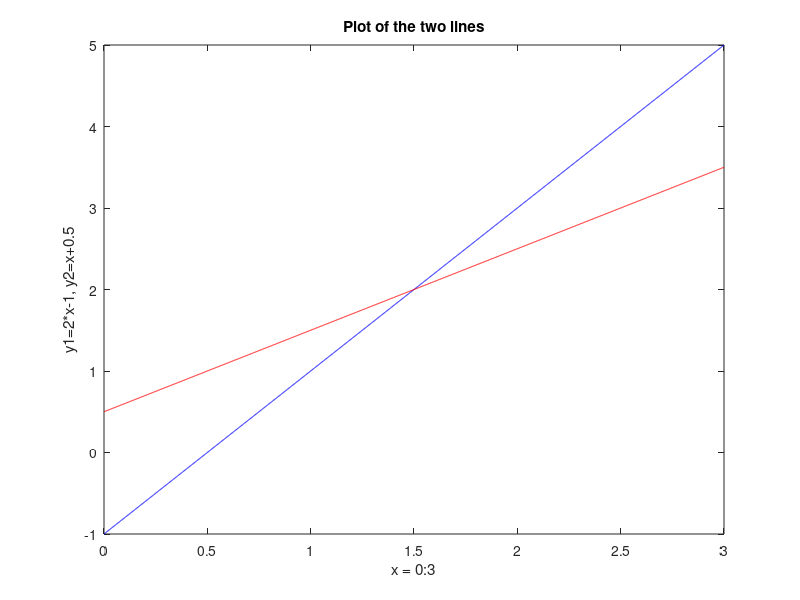

Reproduce this figure in MATLAB.
% lab1_plotFig2.m

% The following program ("script") creates the plot shown in Figure 2
% of EGR 182, Lab 1


for k=1:1:3001             % index vector, k, 3001 elements: 1 to 3001
    x(k) = (k-1)*0.001;    % vec. x, 3001 elements, steps of 0.001
    y1(k) = 2*x(k)-1;      % y1 holds value of "2x-1" for each x value
    y2(k) = x(k)+0.5;      % y2 holds value of "x+0.5" for each x value
end
plot(x,y1,'b')             % plot y1 as function of x, using a blue line
hold on                    % don't overwrite previous plots
plot(x,y2,'r')             % plot y2 vs. x, using a red line
xlabel('x = 0:3')
ylabel('y1=2*x-1, y2=x+0.5')
title('Plot of the two lines')